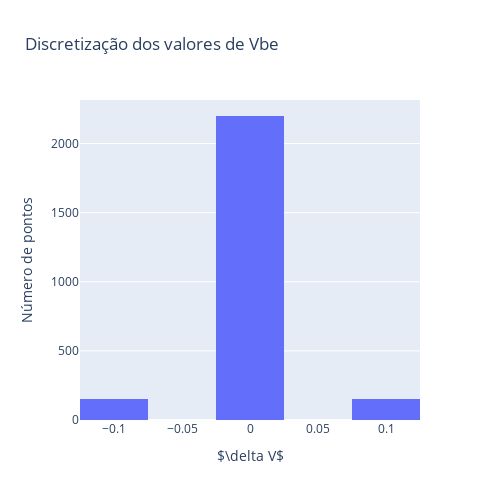

Notebook source saved alongside this figure:
### Markdown cell above
Note que a curva Vbe está com baixa digitalização. Com base no vídeo, percebi que a escala vertical do canal 2 é de 2V/div, como a tela tem 10 divisões e o osciloscópio captura em 8 bits, teremos uma digitalização de $$\delta V = \frac{20}{2^8}\approx78 mV.$$
Se vocês olharem o gráfico, perceberão que é justamente este o caso. O histograma dos valores de ```diff(Vbe)``` também evidencia isto: os satélites da distribuição estão justamente em 80 mV.

### Code cell
fig2 = go.Figure(data=[go.Histogram(x=np.diff(df['Vbe(V)']))])
fig2.update_yaxes(title_text='Número de pontos')
fig2.update_xaxes(title_text='$\delta V$')
#ajustando layout
layout_dict = {'title': 'Discretização dos valores de Vbe',
              'height' : 500,
              'width' : 500}
fig2.update_layout(layout_dict)

### Figure 1 — Plotly figure (JSON) as saved in the notebook; plotly's stock layout.template omitted (floating-point values rounded to 4 significant figures; data arrays with more than 128 entries replaced by an {"elided": "..."} marker saying what was removed)
{"data": [{"type": "histogram", "x": {"elided": "2499 float values"}}], "layout": {"height": 500, "title": {"text": "Discretização dos valores de Vbe"}, "width": 500, "xaxis": {"autorange": true, "range": [-0.125, 0.125], "title": {"text": "$\\delta V$"}, "type": "linear"}, "yaxis": {"autorange": true, "range": [0, 2315.0], "title": {"text": "Número de pontos"}}}}
